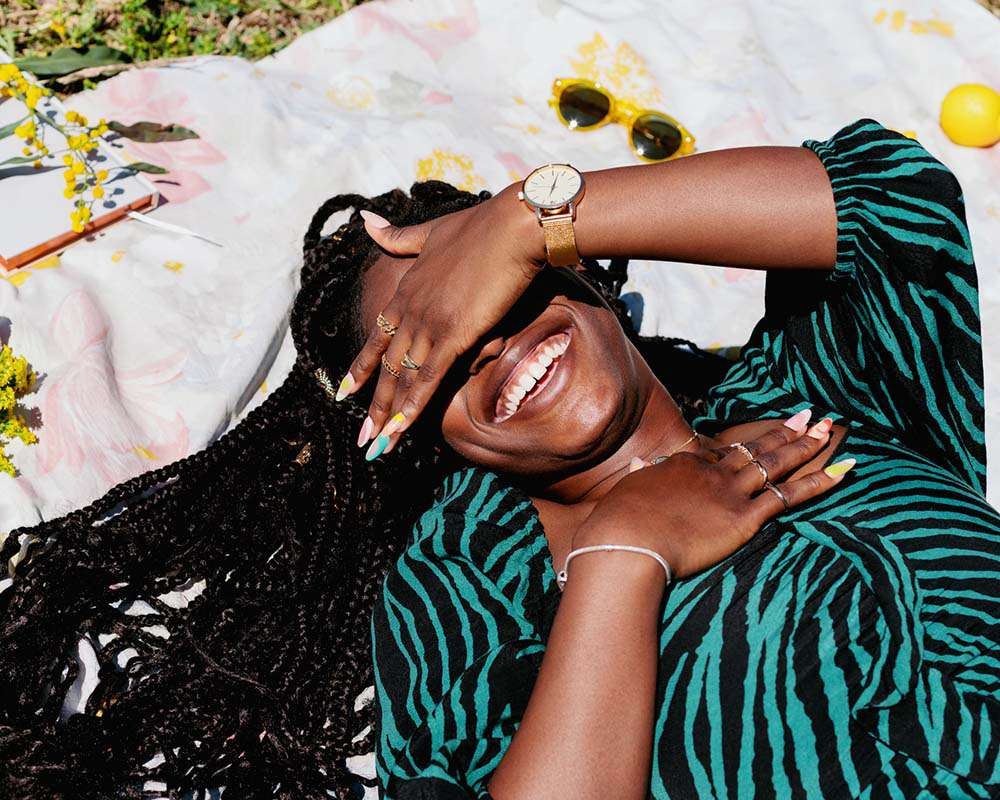
#> input picture Dataset/HappyPearson/10 Ways to Be Happy With Yourself Right Now.jpg, 1000 x 800 px
$ python -i helper_functions.py   (imports and definitions only)
#> lines starting #> are read from the running program, lines starting #| are printed output that depends on the picture; after the words box and inside, x2 and y2 are one past the last pixel; in counts of white or black regions, pixels touching at a corner belong together
#> further down, picture is the input picture: shape (800, 1000, 3); mean B, G, R 103.3, 110.8, 113.7
# This files consists of the helper functions for the server.py file

# Requierd Libraries
import cv2
import joblib
import numpy as np
import pywt
import json

# *************** Global Variables ***************
# Path to cascade classifier
face_cascade = cv2.CascadeClassifier(
    '../model/opncv/haarcascade_frontalface_default.xml')
eye_cascade = cv2.CascadeClassifier('../model/opncv/haarcascade_eye.xml')


# Function For Webcam Streaming
# [59 lines left out: functions webcam, classify_image, load_saved_model, not called in this run]


# Function used for face detection given frame


def face_detection(frame):
    # Convert the frame to grayscale for face and eye detection
    gray_frame = cv2.cvtColor(frame, cv2.COLOR_BGR2GRAY)
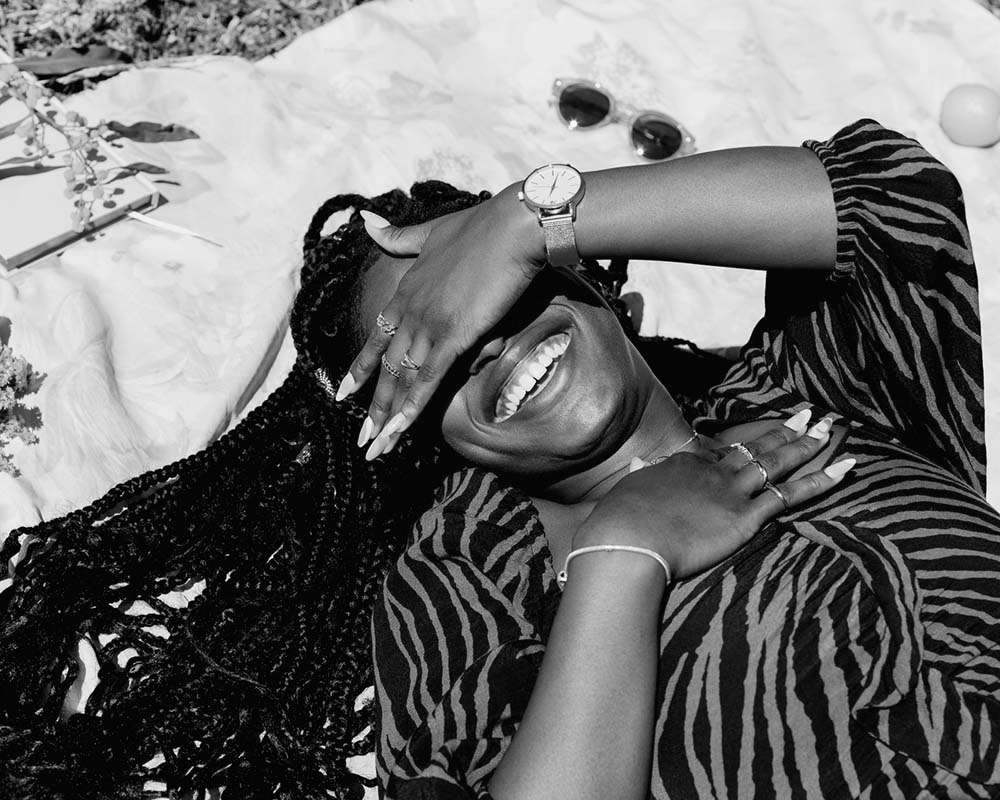
#> gray_frame: shape (800, 1000); min 0, max 255, mean 110.8

    # ******************************** Face detection ********************************
    # Detect faces in the frame
    faces = face_cascade.detectMultiScale(
        gray_frame, scaleFactor=1.3, minNeighbors=5)
#> faces = ()

    # Iterate over detected faces and draw rectangles
    for (x, y, w, h) in faces:
        cv2.rectangle(frame, (x, y), (x + w, y + h), (0, 255, 0), 2)

        # ******************************** Eye detection ********************************
        # Region of interest (ROI) for eyes within the detected face
        roi_gray = gray_frame[y:y + h, x:x + w]
        roi_color = frame[y:y + h, x:x + w]

        # Detect eyes within the ROI
        eyes = eye_cascade.detectMultiScale(roi_gray, minSize=(50, 50))

        # Iterate over detected eyes and draw rectangles
        for (ex, ey, ew, eh) in eyes:
            cv2.rectangle(roi_color, (ex, ey), (ex+ew, ey+eh), (0, 0, 255), 2)
#> this loop made 0 passes

    return frame


# [34 lines left out: functions wavelet2d, get_cropped_image_if_eyes, not called in this run]

>>> import cv2
>>> picture = cv2.imread('../Dataset/HappyPearson/10 Ways to Be Happy With Yourself Right Now.jpg')
>>> result = face_detection(picture)

$ run again, on Dataset/HappyPearson/1000_ Happy Person Pictures _ Download.jpg
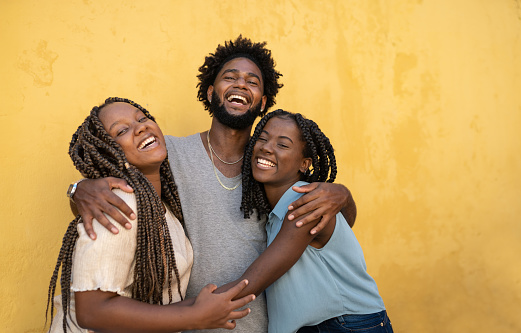
#> input picture Dataset/HappyPearson/1000_ Happy Person Pictures _ Download.jpg, 521 x 333 px
#> picture is the input picture: shape (333, 521, 3); mean B, G, R 97.9, 157.3, 191.2
#> in face_detection, `gray_frame = cv2.cvtColor(frame, cv2.COLOR_BGR2GRAY)`:
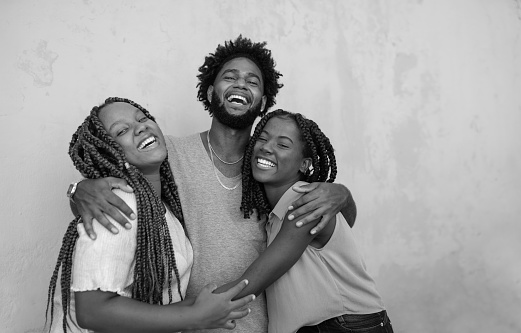
#> gray_frame: shape (333, 521); min 0, max 255, mean 160.7
#> faces = [[212, 56, 59, 59]]
#> the loop in face_detection, `for (x, y, w, h) in faces:` made 1 pass
#> after the loop in face_detection, `for (x, y, w, h) in faces:`:
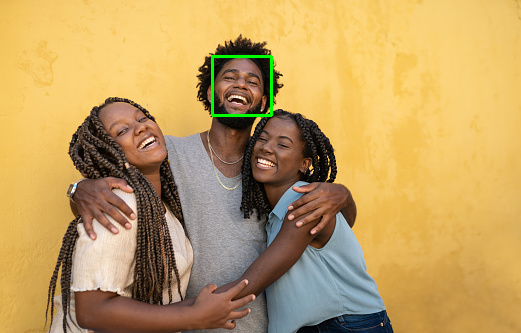
#> frame: shape (333, 521, 3); 0.41% of pixels changed, all inside (x1, y1, x2, y2) = (211, 55, 273, 117)

$ run again, on Dataset/HappyPearson/20 Secrets Genuinely Happy People Never.jpg
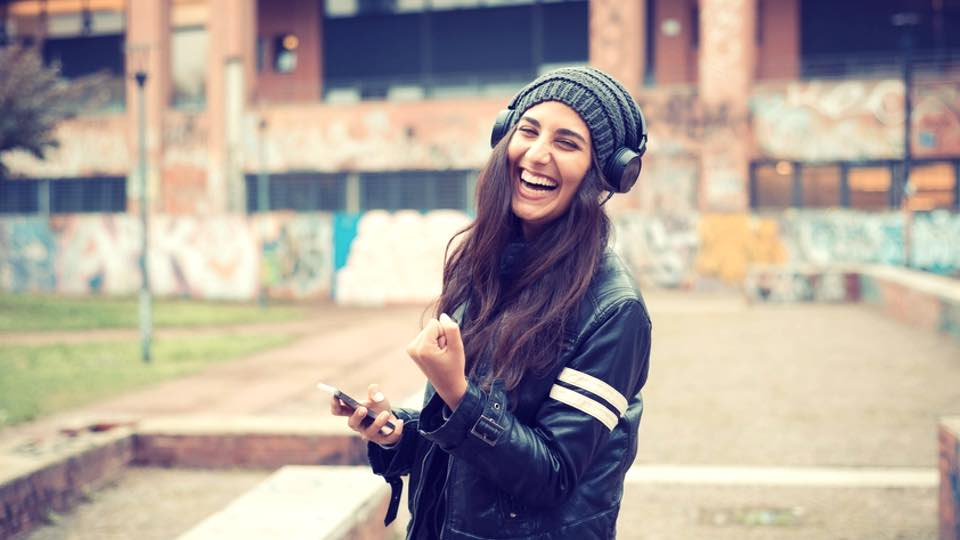
#> input picture Dataset/HappyPearson/20 Secrets Genuinely Happy People Never.jpg, 960 x 540 px
#> picture is the input picture: shape (540, 960, 3); mean B, G, R 154, 160.8, 172.3
#> in face_detection, `gray_frame = cv2.cvtColor(frame, cv2.COLOR_BGR2GRAY)`:
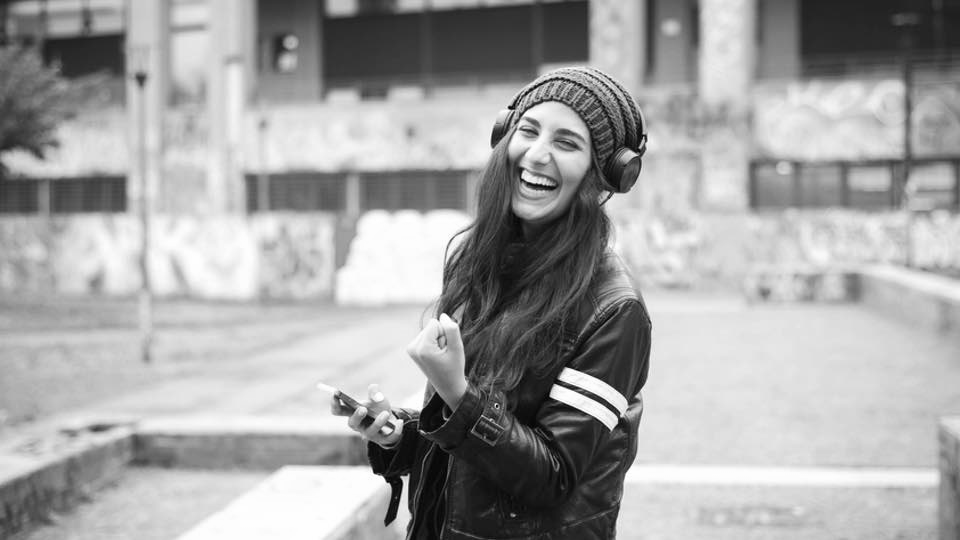
#> gray_frame: shape (540, 960); min 1, max 255, mean 163.5
#> faces = ()
